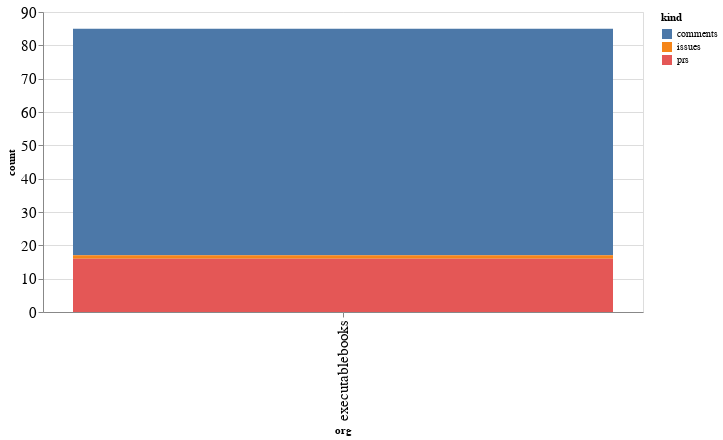

Source (notebook cell):
### Code cell
alt.Chart(org_summaries, width=600).mark_bar().encode(
    x='org',
    y='count',
    color='kind',
    tooltip="org"
)

### Figure 1 — Vega-Lite specification as saved in the notebook (floating-point values rounded to 4 significant figures)
{"config": {"axisLeft": {"labelFontSize": 15}, "axisBottom": {"labelFontSize": 15}}, "data": {"name": "data-f71fe980efd171a4f2235f9365f02b15"}, "mark": "bar", "encoding": {"color": {"type": "nominal", "field": "kind"}, "tooltip": {"type": "nominal", "field": "org"}, "x": {"type": "nominal", "field": "org"}, "y": {"type": "quantitative", "field": "count"}}, "width": 600, "$schema": "https://vega.github.io/schema/vega-lite/v4.8.1.json", "datasets": {"data-f71fe980efd171a4f2235f9365f02b15": [{"org": "executablebooks", "kind": "comments", "count": 68}, {"org": "executablebooks", "kind": "issues", "count": 1}, {"org": "executablebooks", "kind": "prs", "count": 16}]}}
